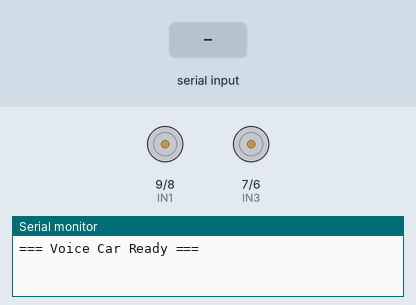
Simulated run of this sketch. Board: Arduino Uno, built with avr-gcc and run on an emulated ATmega328P. Parts: motor-driver pin pairs drawn as motors (green arrow = first pin HIGH = forward, orange = second pin HIGH = backward, longer = more drive, scaled by the enable pin), the last lines printed to the serial monitor. The test bench sets the inputs (shaded band).

Above: at 1.2 s.
1.3 s: "forw\n" received over Serial
At 2.2 s:
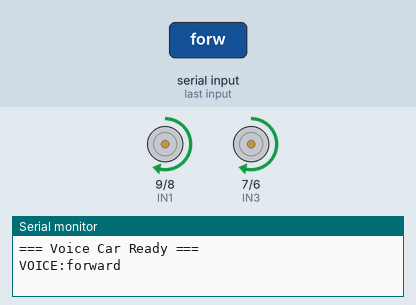
2.8 s: "back\n" received over Serial
At 3.4 s:
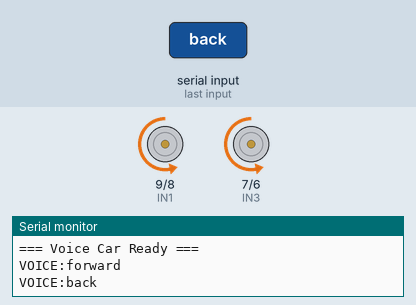
4.3 s: "left\n" received over Serial
At 4.7 s:
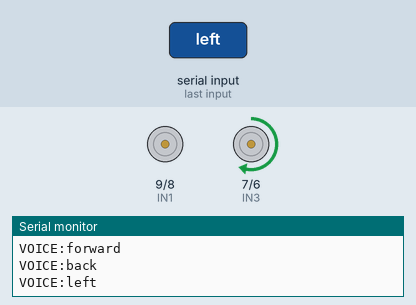
6.4 s: "go\n" received over Serial
At 7.2 s:
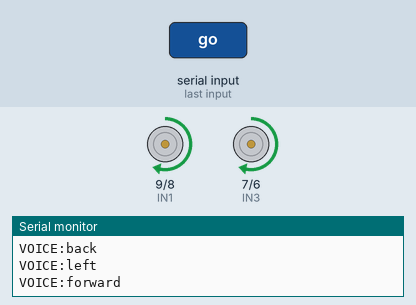
7.9 s: "right\n" received over Serial
At 8.3 s:
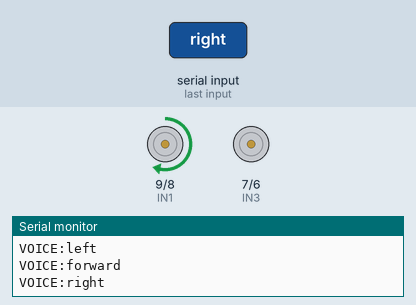
Timing chart, 0 to 10.9 s (numbered marks = the images above; inputs shaded):
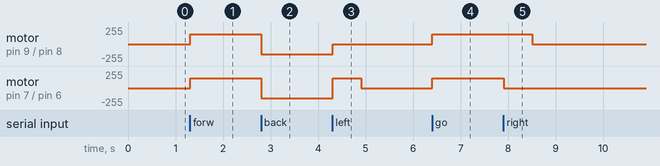

The sketch:

voice_firmware.ino
```cpp
/*
 * ============================================================
 * VOICE-CONTROLLED BOLT - ARDUINO FIRMWARE  (Robotics Club, Lecture 6)
 * ============================================================
 * Works with the Voice page in Bolt Control AND the phone app's
 * Voice Terminal (Arduino Bluetooth Controller by Giristudio).
 * Same wiring as the book (Chapters 7-9) and car_firmware.ino.
 *
 * WIRING
 *   L298N:   ENA=10(PWM)  IN1=9  IN2=8    -> LEFT motor
 *            IN3=7  IN4=6  ENB=5(PWM)     -> RIGHT motor
 *   HC-05:   RX -> TX(1) ,  TX -> RX(0) ,  GND -> GND ,  VCC -> 5V
 *            Unplug RX/TX while uploading.
 *
 * WORDS (small or capital letters, "go forward" works too)
 *   forward / go   drive forward until "stop"
 *   back           drive backward until "stop"
 *   left / right   turn for TURN_TIME, then stop (0 = keep turning until "stop")
 *   stop           stop
 *
 * ANSWER:  VOICE:<word>   or   VOICE:? <what it got>  for an unknown word
 * ============================================================
 */

// ---------- pins (the book) ----------
#define ENA  10   // left motor speed (PWM)
#define IN1   9   // left motor +
#define IN2   8   // left motor -
#define IN3   7   // right motor +
#define IN4   6   // right motor -
#define ENB   5   // right motor speed (PWM)

// ---------- tuning ----------
const int SPEED = 150;                  // the book's medium speed
const unsigned long TURN_TIME = 600;    // ms a "left" / "right" turn lasts (0 = until "stop")
const unsigned long WORD_GAP  = 120;    // a word ends after a newline or this pause

char heard[24];
byte len = 0;
unsigned long lastChar = 0;

char motion = 'S';                      // what the car is doing now
unsigned long turnStart = 0;

// ============================================================
void setup() {
  Serial.begin(9600);                   // HC-05 talks at 9600
  pinMode(ENA, OUTPUT); pinMode(IN1, OUTPUT); pinMode(IN2, OUTPUT);
  pinMode(IN3, OUTPUT); pinMode(IN4, OUTPUT); pinMode(ENB, OUTPUT);
  Stop();
  Serial.println("=== Voice Car Ready ===");
}

void loop() {
  unsigned long now = millis();

  while (Serial.available()) {
    char c = Serial.read();
    lastChar = now;
    if (c == '\n' || c == '\r') endWord();
    else if (len < sizeof(heard) - 1) heard[len++] = tolower(c);
  }
  // the phone app sends no newline: the word ends after a short pause
  if (len > 0 && now - lastChar > WORD_GAP) endWord();

  // turns only last TURN_TIME
  if ((motion == 'L' || motion == 'R') && TURN_TIME > 0 && now - turnStart >= TURN_TIME) {
    Stop();
  }
}

// ============================================================
// WORDS
// ============================================================
void endWord() {
  heard[len] = 0;
  if (len == 0) return;
  len = 0;

  if      (strstr(heard, "stop"))                       { Stop();    answer("stop"); }
  else if (strstr(heard, "forw") || strstr(heard, "go"))  { forward(); answer("forward"); }
  else if (strstr(heard, "back"))                       { back();    answer("back"); }
  else if (strstr(heard, "left"))                       { left();    answer("left"); }
  else if (strstr(heard, "right"))                      { right();   answer("right"); }
  else { Serial.print("VOICE:? "); Serial.println(heard); }
}

void answer(const char *w) {
  Serial.print("VOICE:");
  Serial.println(w);
}

// ============================================================
// MOTORS (the book's direction table)
// ============================================================
void drive(int l1, int l2, int r1, int r2, int speedL, int speedR, char m) {
  digitalWrite(IN1, l1); digitalWrite(IN2, l2);
  digitalWrite(IN3, r1); digitalWrite(IN4, r2);
  analogWrite(ENA, speedL);
  analogWrite(ENB, speedR);
  motion = m;
  turnStart = millis();
}

void forward() { drive(HIGH, LOW, HIGH, LOW, SPEED, SPEED, 'F'); }
void back()    { drive(LOW, HIGH, LOW, HIGH, SPEED, SPEED, 'B'); }
void right()   { drive(HIGH, LOW, LOW, LOW, SPEED, 0, 'R'); }    // only the left wheel moves
void left()    { drive(LOW, LOW, HIGH, LOW, 0, SPEED, 'L'); }    // only the right wheel moves
void Stop()    { drive(LOW, LOW, LOW, LOW, 0, 0, 'S'); }
```

Measured:
- after the input at 1.3 s, motor on pin 9 (IN1) / pin 8 (IN2), motor on pin 7 (IN3) / pin 6 (IN4): stopped → forward 150/255 at once
- after the input at 2.8 s, motor on pin 9 (IN1) / pin 8 (IN2), motor on pin 7 (IN3) / pin 6 (IN4): forward 150/255 → backward 150/255 at once
- after the input at 4.3 s, motor on pin 9 (IN1) / pin 8 (IN2): backward 150/255 → stopped at once; motor on pin 7 (IN3) / pin 6 (IN4): backward 150/255 → forward 150/255 at once, → stopped 0.60 s later
- after the input at 6.4 s, motor on pin 9 (IN1) / pin 8 (IN2), motor on pin 7 (IN3) / pin 6 (IN4): stopped → forward 150/255 at once
- after the input at 7.9 s, motor on pin 9 (IN1) / pin 8 (IN2): forward 150/255 → stopped after 0.61 s; motor on pin 7 (IN3) / pin 6 (IN4): forward 150/255 → stopped at once
